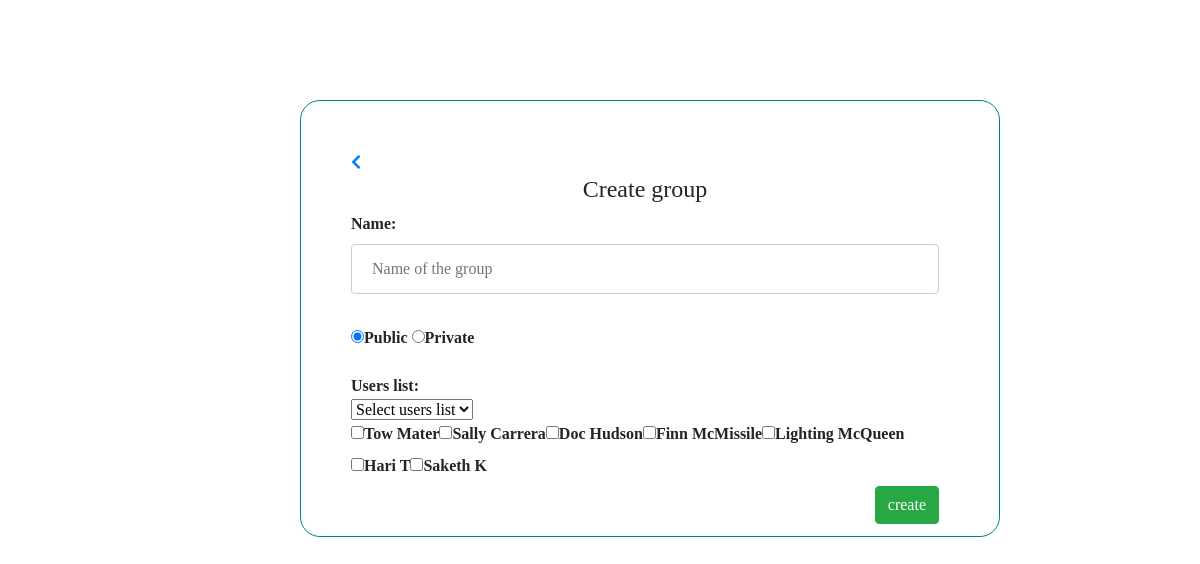
Page /creategroup.php (signed in) on the committed database.
### tables this page shows
CREATE TABLE `users` (
  `user_id` int(30) NOT NULL,
  `user_name` varchar(30) NOT NULL,
  `email_id` varchar(30) NOT NULL,
  `password` varchar(30) NOT NULL,
  `user_image` text NOT NULL,
  `posts` text,
  `comments` text NOT NULL
);

### creategroup.php (the view, shortened to what this page needs)
<!DOCTYPE html>
<html>
<head>
<link rel ="stylesheet" a href="css\creategroup.css">
<link rel="stylesheet" href="https://use.fontawesome.com/releases/v5.0.13/css/all.css"
>
<link rel="stylesheet" href="https://stackpath.bootstrapcdn.com/bootstrap/4.1.1/css/bootstrap.min.css"
>
</head>
<body>
<div class="formdiv">
	<div class="align">
    <form method ="post">
    <a href=home.php <i class="fas fa-chevron-left" ></i></a>
	<H4 style="text-align: center;"> Create group </H4>
	Name:<br>
	<input type="text" id="text" name="gname" size="50"placeholder="Name of the group" required /><br><br>
	<input type="radio" name="privacy" value="public" checked/>Public
	<input type="radio" name="privacy" value="private"/>Private<br><br>
	Users list:<br>
    <?php
        global $dbc;
        $user_id = $_SESSION['user_id'];
        $list="";
        $list=$list."<div class='multiselect'>";
        $list=$list."<div class='selectBox' onclick='showCheckboxes()'>";
        $list=$list."<select><option>Select users list</option>";
        $list=$list."</select>";
        $list=$list."<div class='overSelect'></div>";
        $list=$list."</div>";
        $list=$list."<div id='checkboxes'>";
         $sqlist = "SELECT user_name,user_id from users where user_id != '$user_id'";
        $runlist= mysqli_query($dbc,$sqlist);
        while($resultlist = mysqli_fetch_array($runlist)){
            $userlist_name= $resultlist['user_name'];
            $userlist_id = $resultlist['user_id'];
            $list=$list."<label>";
            $list=$list."<input type='checkbox' name='ulist[]'  value='".$userlist_id."'/>$userlist_name</label>";
        }
     $list=$list."</div>";
     $list=$list."</div>";
     $list=$list."<input type='submit' name='submit' value='create' class='btn btn-success' style='float:right'/>";
        echo $list;
    ?>
    </form>
</div>
</div>
</body>
</html>

### css/creategroup.css (style rules this page uses)
.formdiv { border:1px solid teal; margin-left: 300px; margin-top: 100px; margin-right: 200px; margin-bottom: 300px; font-weight: bold; border-radius: 20px; position: fixed; font-family: Verdana; }
.align { margin-left: 50px; margin-right: 60px; margin-top: 50px; margin-bottom: 50px; }
#text { width: 100%; padding: 12px 20px; margin: 8px 0; display: inline-block; border: 1px solid #ccc; border-radius: 4px; box-sizing: border-box; }

### rows in the picture
users: user_name "Tow Mater"
users: user_name "Sally Carrera"
users: user_name "Doc Hudson"
users: user_name "Finn McMissile"
users: user_name "Lighting McQueen"
users: user_name "Hari T"
users: user_name "Saketh K"
